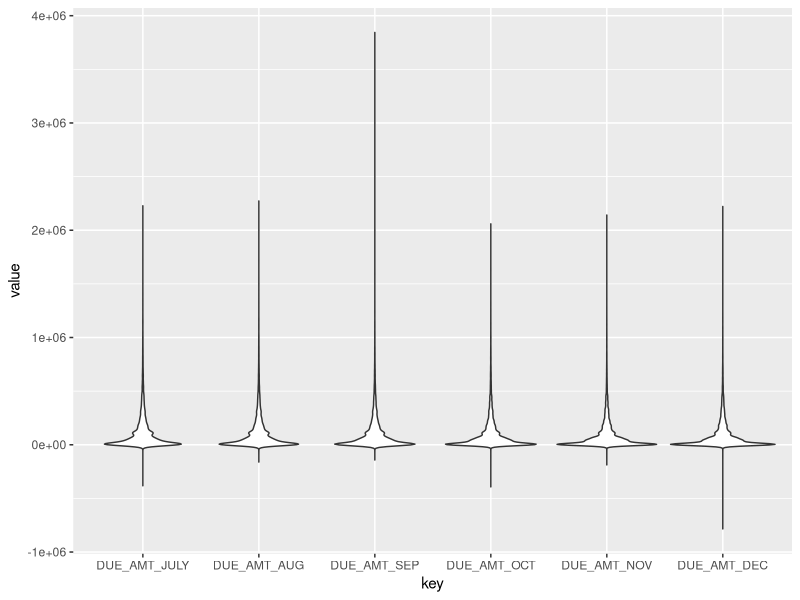
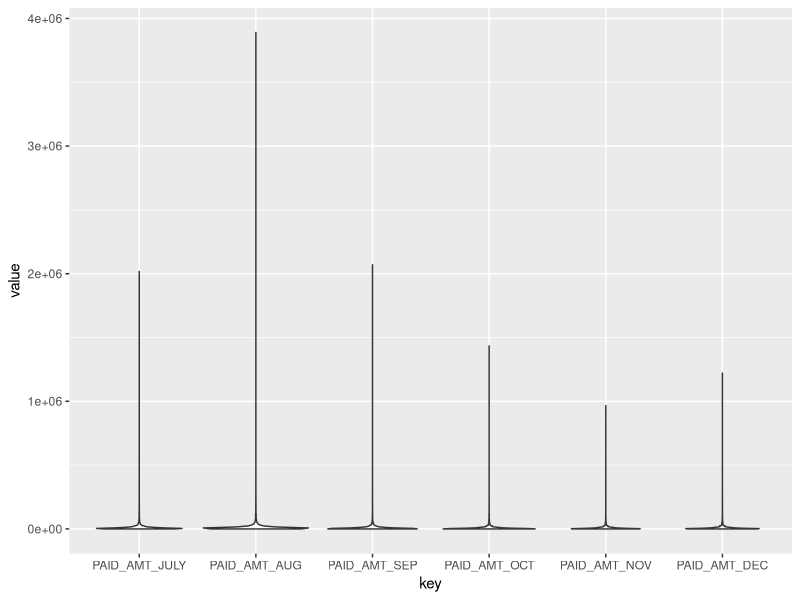
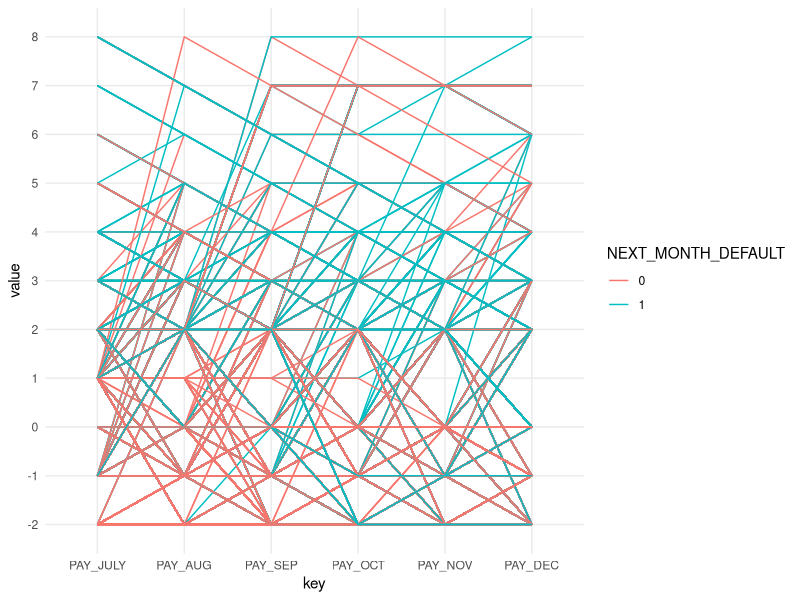
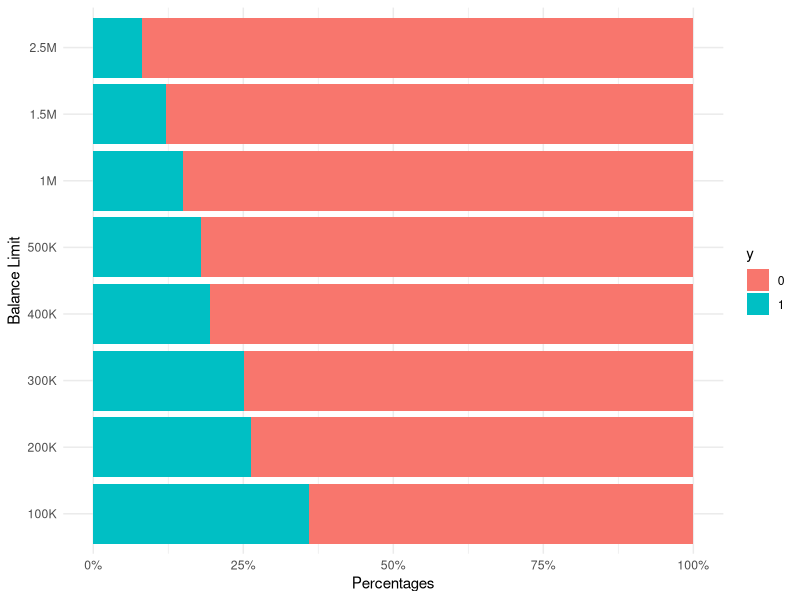
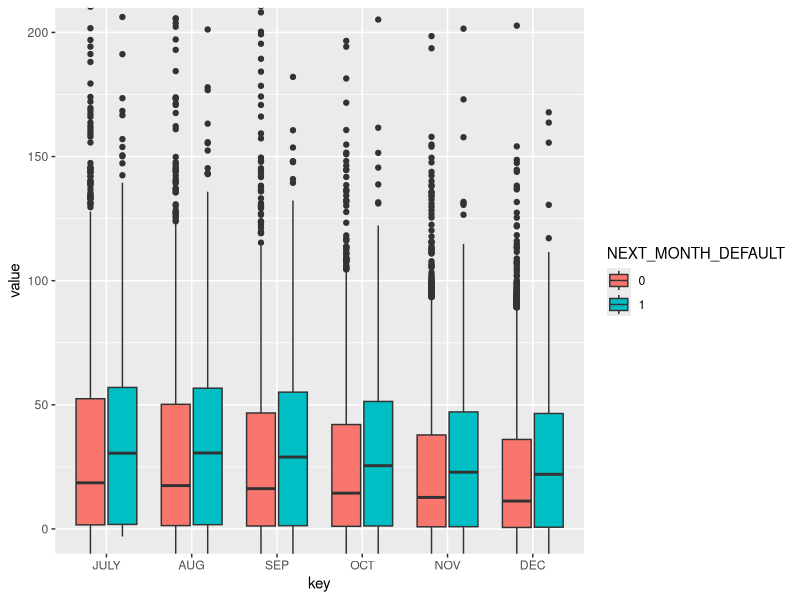

These charts were generated, in order, by the following R code:
## ---- chunk 1
library(tidyverse)
library(gmodels)
## ---- chunk 2
train_df <- read.csv("../credit_card_default_train.csv")
train_df$NEXT_MONTH_DEFAULT <- as.factor(train_df$NEXT_MONTH_DEFAULT)
test_df <- read.csv("../credit_card_default_test.csv")
df <- train_df
print(nrow(df))
print(colnames(df))
print(str(df))
print(summary(df))

## ---- chunk 3
ggplot(data=gather(train_df,key,value,c("DUE_AMT_JULY","DUE_AMT_AUG",
                                        "DUE_AMT_SEP","DUE_AMT_OCT",
                                        "DUE_AMT_NOV","DUE_AMT_DEC")) %>% 
         mutate(key = factor(key,levels=c("DUE_AMT_JULY","DUE_AMT_AUG",
                                        "DUE_AMT_SEP","DUE_AMT_OCT",
                                        "DUE_AMT_NOV","DUE_AMT_DEC"))),
       aes(x = key,y = value))+
  geom_violin()
## ---- chunk 4
ggplot(data=gather(train_df,key,value,c("PAID_AMT_JULY","PAID_AMT_AUG",
                                      "PAID_AMT_SEP","PAID_AMT_OCT",
                                      "PAID_AMT_NOV","PAID_AMT_DEC")) %>%
         mutate(key = factor(key,levels=c("PAID_AMT_JULY","PAID_AMT_AUG",
                                      "PAID_AMT_SEP","PAID_AMT_OCT",
                                      "PAID_AMT_NOV","PAID_AMT_DEC"))),
       aes(x = key,y = value))+
  geom_violin()
## ---- chunk 5
ggplot(data=gather(train_df,key,value,c("PAY_JULY","PAY_AUG",
                                        "PAY_SEP","PAY_OCT",
                                        "PAY_NOV","PAY_DEC")) %>%
         mutate(key = factor(key,levels =c("PAY_JULY","PAY_AUG",
                                        "PAY_SEP","PAY_OCT",
                                        "PAY_NOV","PAY_DEC")), value=as.factor(value)),
       aes(x=key,y=value,group=Client_ID))+
  geom_line(aes(color=NEXT_MONTH_DEFAULT),size=0.5)+
  scale_y_discrete(labels=as.character(seq(-2,9)))+
  theme_minimal()
## ---- chunk 6
blv <- train_df%>% 
  mutate(Balance_Limit_V1=trimws(Balance_Limit_V1)) %>% 
  subset(select=Balance_Limit_V1)
train_df$Balance_Limit_V1 <- factor(as.factor(blv$Balance_Limit_V1),
                          levels=c("100K","200K","300K","400K","500K","1M","1.5M","2.5M"))
balance_response_ct <- CrossTable(train_df$Balance_Limit_V1 ,
                               train_df$NEXT_MONTH_DEFAULT ,
                               prop.r= FALSE,
                               prop.c=TRUE,
                               prop.chisq=FALSE, 
                               chisq = FALSE,
                               prop.t=TRUE)
## ---- chunk 7
ggplot(data=as.data.frame(balance_response_ct$prop.tbl),
       aes(fill=y,y=Freq,x=x))+
  geom_bar(stat = "identity",position = "fill")+
  scale_y_continuous(labels = scales::percent_format())+
  coord_flip()+theme_minimal()+
  xlab("Balance Limit")+ylab("Percentages")
## ---- chunk 8
train_df <- train_df %>% mutate(
  Balance_Credit_Limit_Numeric = case_when(
    Balance_Limit_V1 == "100K" ~ 100000,
    Balance_Limit_V1 == "200K" ~ 200000,
    Balance_Limit_V1 == "300K" ~ 300000,
    Balance_Limit_V1 == "400K" ~ 400000,
    Balance_Limit_V1 == "500K" ~ 500000,
    Balance_Limit_V1 == "1M" ~ 1000000,
    Balance_Limit_V1 == "1.5M" ~ 1500000,
    Balance_Limit_V1 == "2M" ~ 2000000,
    Balance_Limit_V1 == "2.5M" ~ 2500000
  )
) %>%
  mutate(
    Due_Credit_Lim_JULY=(DUE_AMT_JULY/Balance_Credit_Limit_Numeric) * 100,
    Due_Credit_Lim_AUG=(DUE_AMT_AUG/Balance_Credit_Limit_Numeric) * 100,
    Due_Credit_Lim_SEP=(DUE_AMT_SEP/Balance_Credit_Limit_Numeric) * 100,
    Due_Credit_Lim_OCT=(DUE_AMT_OCT/Balance_Credit_Limit_Numeric) * 100,
    Due_Credit_Lim_NOV=(DUE_AMT_NOV/Balance_Credit_Limit_Numeric) * 100,
    Due_Credit_Lim_DEC=(DUE_AMT_DEC/Balance_Credit_Limit_Numeric) * 100
  )
## ---- chunk 9
ggplot(data=gather(train_df,key,value,c("Due_Credit_Lim_JULY","Due_Credit_Lim_AUG",
                                        "Due_Credit_Lim_SEP","Due_Credit_Lim_OCT",
                                        "Due_Credit_Lim_NOV","Due_Credit_Lim_DEC")) %>%
         mutate(key = factor(key,levels=c("Due_Credit_Lim_JULY","Due_Credit_Lim_AUG",
                                        "Due_Credit_Lim_SEP","Due_Credit_Lim_OCT",
                                        "Due_Credit_Lim_NOV","Due_Credit_Lim_DEC"))),
       aes(x=key,y=value))+
  geom_boxplot(aes(fill=NEXT_MONTH_DEFAULT))+
  coord_cartesian(ylim=c(0,200))+
  scale_x_discrete(labels=c("JULY","AUG","SEP","OCT","NOV","DEC"))
